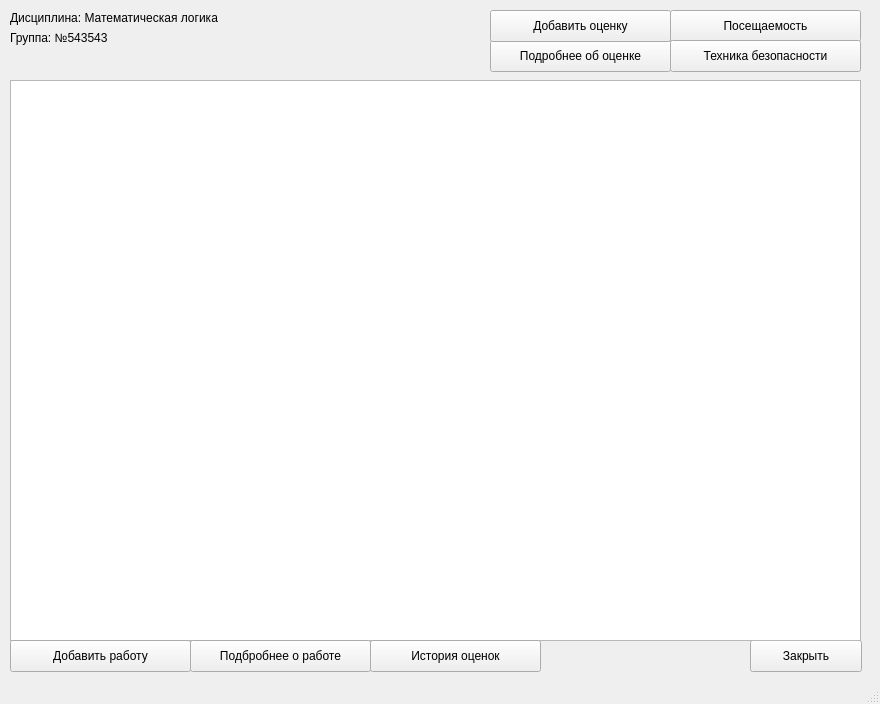
<?xml version="1.0" encoding="UTF-8"?>
<ui version="4.0">
 <class>MainWindow</class>
 <widget class="QMainWindow" name="MainWindow">
  <property name="geometry">
   <rect>
    <x>0</x>
    <y>0</y>
    <width>880</width>
    <height>704</height>
   </rect>
  </property>
  <property name="windowTitle">
   <string>MainWindow</string>
  </property>
  <widget class="QWidget" name="centralwidget">
   <widget class="QPushButton" name="pushButton">
    <property name="geometry">
     <rect>
      <x>750</x>
      <y>640</y>
      <width>112</width>
      <height>32</height>
     </rect>
    </property>
    <property name="sizePolicy">
     <sizepolicy hsizetype="Fixed" vsizetype="Fixed">
      <horstretch>0</horstretch>
      <verstretch>0</verstretch>
     </sizepolicy>
    </property>
    <property name="layoutDirection">
     <enum>Qt::LeftToRight</enum>
    </property>
    <property name="styleSheet">
     <string notr="true">t</string>
    </property>
    <property name="text">
     <string>Закрыть</string>
    </property>
   </widget>
   <widget class="QTableWidget" name="tableWidget">
    <property name="geometry">
     <rect>
      <x>10</x>
      <y>80</y>
      <width>851</width>
      <height>561</height>
     </rect>
    </property>
   </widget>
   <widget class="QPushButton" name="pushButton_2">
    <property name="geometry">
     <rect>
      <x>490</x>
      <y>40</y>
      <width>181</width>
      <height>32</height>
     </rect>
    </property>
    <property name="text">
     <string>Подробнее об оценке</string>
    </property>
   </widget>
   <widget class="QPushButton" name="pushButton_3">
    <property name="geometry">
     <rect>
      <x>370</x>
      <y>640</y>
      <width>171</width>
      <height>32</height>
     </rect>
    </property>
    <property name="text">
     <string>История оценок</string>
    </property>
   </widget>
   <widget class="QPushButton" name="pushButton_4">
    <property name="geometry">
     <rect>
      <x>10</x>
      <y>640</y>
      <width>181</width>
      <height>32</height>
     </rect>
    </property>
    <property name="text">
     <string>Добавить работу</string>
    </property>
   </widget>
   <widget class="QPushButton" name="pushButton_5">
    <property name="geometry">
     <rect>
      <x>190</x>
      <y>640</y>
      <width>181</width>
      <height>32</height>
     </rect>
    </property>
    <property name="text">
     <string>Подбробнее о работе</string>
    </property>
   </widget>
   <widget class="QPushButton" name="pushButton_6">
    <property name="geometry">
     <rect>
      <x>670</x>
      <y>10</y>
      <width>191</width>
      <height>32</height>
     </rect>
    </property>
    <property name="text">
     <string>Посещаемость</string>
    </property>
   </widget>
   <widget class="QPushButton" name="pushButton_7">
    <property name="geometry">
     <rect>
      <x>670</x>
      <y>40</y>
      <width>191</width>
      <height>32</height>
     </rect>
    </property>
    <property name="text">
     <string>Техника безопасности</string>
    </property>
   </widget>
   <widget class="QPushButton" name="pushButton_8">
    <property name="geometry">
     <rect>
      <x>490</x>
      <y>10</y>
      <width>181</width>
      <height>32</height>
     </rect>
    </property>
    <property name="text">
     <string>Добавить оценку</string>
    </property>
   </widget>
   <widget class="QLabel" name="label">
    <property name="geometry">
     <rect>
      <x>10</x>
      <y>10</y>
      <width>251</width>
      <height>16</height>
     </rect>
    </property>
    <property name="text">
     <string>Дисциплина: Математическая логика</string>
    </property>
   </widget>
   <widget class="QLabel" name="label_2">
    <property name="geometry">
     <rect>
      <x>10</x>
      <y>30</y>
      <width>141</width>
      <height>16</height>
     </rect>
    </property>
    <property name="text">
     <string>Группа: №543543</string>
    </property>
   </widget>
  </widget>
  <widget class="QStatusBar" name="statusbar"/>
 </widget>
 <resources/>
 <connections/>
</ui>
